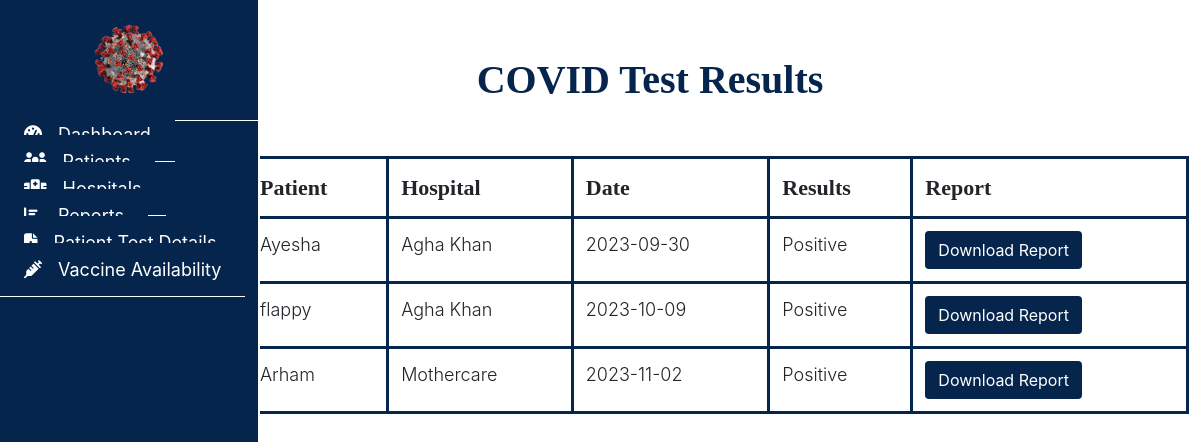
Before: /admin/crdetails.php (signed in) with the older database file.
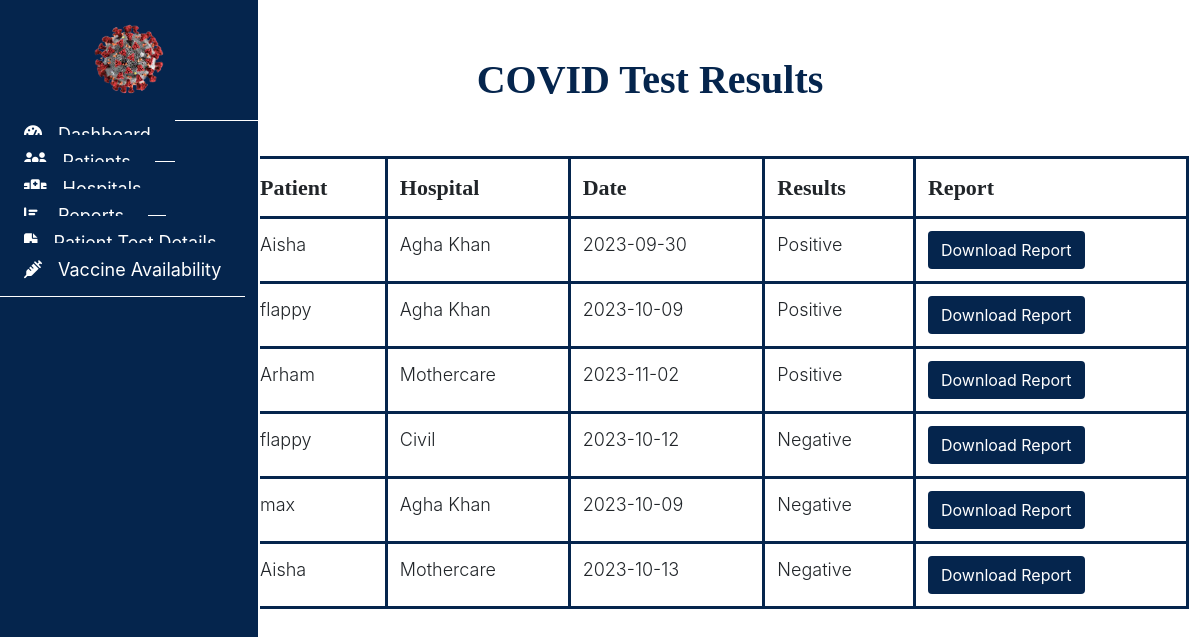
After: the same page with the newer database file.
### tables this page shows
CREATE TABLE `appointment` (
  `app_id` int(11) NOT NULL,
  `patient_id` int(11) DEFAULT NULL,
  `hospital_id` int(11) DEFAULT NULL,
  `app_date` date DEFAULT NULL,
  `status` int(11) DEFAULT NULL,
  `app_time` time DEFAULT NULL,
  `test_name` varchar(255) NOT NULL,
  `approval_status` enum('Pending','Approved','Rejected') DEFAULT 'Pending'
);

CREATE TABLE `patient` (
  `patient_id` int(11) NOT NULL,
  `patient_name` varchar(255) DEFAULT NULL,
  `address` varchar(255) DEFAULT NULL,
  `email` varchar(255) DEFAULT NULL,
  `password` varchar(255) DEFAULT NULL
);

CREATE TABLE `hospital` (
  `hospital_id` int(11) NOT NULL,
  `hospital_name` varchar(255) DEFAULT NULL,
  `location` varchar(255) DEFAULT NULL,
  `password` varchar(255) DEFAULT NULL,
  `approval_status` enum('Pending','Approved','Rejected') DEFAULT 'Pending'
);

### admin/crdetails.php (the view, shortened to what this page needs)
<?php
include("../connection.php");
?>
<!DOCTYPE html>
<html lang="en">
<head>
  <link rel="stylesheet" href="../assets/css/admin.css">
  <link rel="stylesheet" href="https://cdn.usebootstrap.com/bootstrap/3.3.7/css/bootstrap.min.css">
  <link rel="stylesheet"
    href="https://cdnjs.cloudflare.com/ajax/libs/material-design-iconic-font/2.2.0/css/material-design-iconic-font.min.css">
  <link rel="stylesheet" href="https://cdnjs.cloudflare.com/ajax/libs/font-awesome/6.4.0/css/all.min.css">
</head>
<body>
  <div id="sidebar">
    <header>
      <a href="#"><img src="../assets/images/covidlogo.png" alt="" style="width:120px ; height:120px;padding: 20px;"></a>
    </header>
    <ul class="nav">
      <li>
        <a href="admin.php">
          <i class="fas fa-tachometer-alt"></i>Dashboard
        </a>
      </li>
      <li>
        <a href="patientrecord.php">
          <i class="fas fa-users"></i>Patients
        </a>
      </li>
      <li>
        <a href="hospitaldetails.php">
          <i class="fas fa-hospital"></i>Hospitals
        </a>
      </li>
      <li>
        <a href="crdetails.php">
          <i class="fas fa-chart-bar"></i>Reports
        </a>
      </li>
      <li>
        <a href="testdetails.php">
          <i class="fas fa-file-medical"></i>Patient Test Details
        </a>
      </li>
      <li>
        <a href="vaccine.php">
          <i class="fas fa-syringe"></i>Vaccine Availability
        </a>
      </li>
    </ul>
  </div>
  <nav class="navbar">
    <div class="container-fluid">
      <ul class="nav navbar-nav navbar-right">
        <li class="dropdown">
          <a href="#" class="dropdown-toggle" data-toggle="dropdown">
          </a>
        </li>
      </ul>
    </div>
  </nav>
  <div class="container-fluid" id="all-products">
    <h1 class="text-center">COVID Test Results</h1>
    <div class="container">
      <table class="table">
        <thead>
          <tr>
            <th>Patient</th>
            <th>Hospital</th>
            <th>Date</th>
            <th>Results</th>
            <th>Report</th>
          </tr>
        </thead>
        <tbody>
          <?php
          $query = "SELECT * FROM appointment";
          $result = mysqli_query($con, $query);
          while ($row = mysqli_fetch_assoc($result)) {
            $patient_id = $row['patient_id'];
            $hospital_id = $row['hospital_id'];
            $patient_query = "SELECT patient_name FROM patient WHERE patient_id = $patient_id";
            $patient_result = mysqli_query($con, $patient_query);
            $hospital_query = "SELECT hospital_name FROM hospital WHERE hospital_id = $hospital_id";
            $hospital_result = mysqli_query($con, $hospital_query);
            if ($patient_result && $hospital_result) {
              $patient_data = mysqli_fetch_assoc($patient_result);
              $hospital_data = mysqli_fetch_assoc($hospital_result);
              $patient_name = $patient_data['patient_name'];
              $hospital_name = $hospital_data['hospital_name'];
              ?>
              <tr>
                <td>
                  <?= $patient_name ?>
                </td>
                <td>
                  <?= $hospital_name ?>
                </td>
                <td>
                  <?= $row['app_date'] ?>
                </td>
                <td>
                  <?= $row['status'] == 1 ? 'Positive' : 'Negative' ?>
                </td>
                <td><a href="../assets/report.xlsx" class='btn' style='background-color: #05254d;color:#ffff'>Download
                    Report</a></td>;
              </tr>
            <?php } else { ?>
              <tr>
                <td colspan="5">Error fetching data.</td>
              </tr>
            <?php }
          }
          ?>
        </tbody>
      </table>
    </div>
  </div>
</body>
</html>

Changed rows visible on the page:
changed through a linked row, appointment (number 1 of 6 on the later page): patient.patient_name "Ayesha" → "Aisha"
added appointment: patient.patient_name "flappy", hospital.hospital_name "Civil", app_date "2023-10-12", status "Negative"
added appointment: patient.patient_name "max", hospital.hospital_name "Agha Khan", app_date "2023-10-09", status "Negative"
added appointment: patient.patient_name "Aisha", hospital.hospital_name "Mothercare", app_date "2023-10-13", status "Negative"
